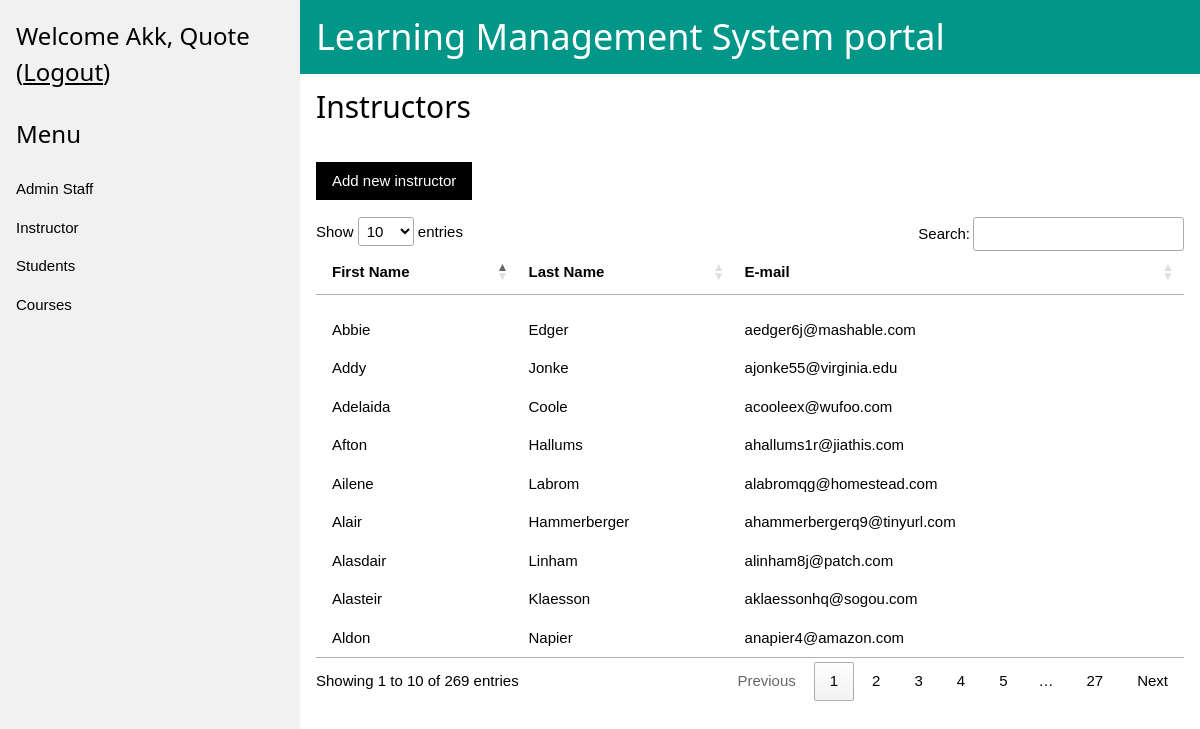
The page /classroom/lms-admin/instructors/ (signed in) on the database its author committed.
### accounts/models.py (models this page shows)
class User(AbstractUser):
    USER_ROLE = (
        ('AD', 'System Admin'),
        ('LA', 'Admin'),
        ('IN', 'Instructor'),
        ('TA', 'Teaching Assistant'),
        ('ST', 'Student'),
    )
    user_type = models.CharField(max_length=2, choices=USER_ROLE)
    class Meta:
        permissions = (
            ('create_lms_admin', 'Create LMS Admin'),
            ('create_instructor', 'Create Instructor'),
            ('create_teaching_assistant', 'Create Teaching Assistant'),
            ('create_student', 'Create Student'),
        )

### classroom/views/lms_admin.py (the view)
class ChoiceList(TestLMSAdmin, ListView):
    def get_context_object_name(self, object_list):
        object_name = self.kwargs['choice']
        return object_name
    def get_queryset(self):
        choice = self.kwargs['choice']
        user_type = {
            'lms_admins': 'LA',
            'instructors': 'IN',
            'students': 'ST',
        }
        if choice in user_type:
            queryset = User.objects.filter(user_type=user_type[choice])
        elif choice == 'courses':
            queryset = Course.objects.all()
        else:
            raise Http404
        return queryset
    def get_template_names(self):
        template = {
            'lms_admins': r'classroom/lms_admin/lms_admins.html',
            'instructors': r'classroom/lms_admin/instructors.html',
            'students': r'classroom/lms_admin/students.html',
            'courses': r'classroom/lms_admin/courses.html',
        }[self.kwargs['choice']]
        return [template]

### classroom/views/lms_admin.py (called while the page is built)
    def test_func(self):
        if not self.request.user.is_authenticated:
            raise PermissionDenied
        if not self.request.user.groups.filter(name='Admin Role').exists():
            raise PermissionDenied
        return self.dispatch

### classroom/templates/classroom/lms_admin/instructors.html (shortened to what this page needs)
{% extends "classroom/lms_admin_base.html" %}
{% load static %}
{% block choice %}
    Instructors
{% endblock choice %}
{% block add_button %}
<button id="js-add-new-choice-btn" class="w3-button w3-black" data-href="{% url 'classroom:lms_admin_add' choice='instructor' %}">Add new instructor</button>
{% endblock add_button %}
{% block content %}
    <div class="w3-section w3-container">
        <table class="w3-table w3-bordered">
            <thead>
            <tr>
            <th>First Name</th>
            <th>Last Name</th>
            <th>E-mail</th>
            </tr>
            </thead>
            <tbody>
            {% for instructor in instructors %}
            <tr class="w3-hover-teal">
            <td>{{instructor.first_name}}</td>
            <td>{{instructor.last_name}}</td>
            <td>{{instructor.email}}</td>
            </tr>
            {% empty %}
            <tbody>
                <tr>
                    <td colspan="3" class="w3-grey w3-center">No data to display</td>
                </tr>
            </tbody>
            {% endfor %}
            </tbody>
        </table>
    </div>
{% endblock content %}

### classroom/templates/classroom/lms_admin_base.html (shortened to what this page needs)
{% extends "base.html" %}
{% load static %}
{% block boilerplate_html %}
<div class="w3-sidebar w3-light-grey w3-bar-block" style="width:25%">
  {% if user.is_authenticated %}
    <h3 class="w3-bar-item">Welcome {{user.first_name}}, {{user.last_name}} (<a href="{%url 'accounts:logout' %}">Logout</a>)</h3>
  {% endif %}
    <h3 class="w3-bar-item">Menu</h3>
    <a href="{% url 'classroom:lms_admin_view' choice='lms_admins' %}" class="w3-bar-item w3-button">Admin Staff</a>
    <a href="{% url 'classroom:lms_admin_view' choice='instructors' %}" class="w3-bar-item w3-button">Instructor</a>
    <a href="{% url 'classroom:lms_admin_view' choice='students' %}" class="w3-bar-item w3-button">Students</a>
    <a href="{% url 'classroom:lms_admin_view' choice='courses' %}" class="w3-bar-item w3-button">Courses</a>
  </div>
  <div style="margin-left:25%">
    <div class="w3-container w3-teal">
      <h1>Learning Management System portal</h1>
    </div>
      <div class="w3-container">
        <h2> {% block choice %}{% endblock choice %}  </h2>
        <br>
          {% block add_button %}{% endblock add_button %}
      </div>
      {% block content %}
      {% endblock content %}
  </div>
{% endblock boilerplate_html %}

### rows shown on the page
User: first_name "Akk", last_name "Quote"
User: first_name "Aldon", last_name "Napier", email "anapier4@amazon.com"
User: first_name "Afton", last_name "Hallums", email "ahallums1r@jiathis.com"
User: first_name "Addy", last_name "Jonke", email "ajonke55@virginia.edu"
User: first_name "Abbie", last_name "Edger", email "aedger6j@mashable.com"
User: first_name "Alasdair", last_name "Linham", email "alinham8j@patch.com"
User: first_name "Adelaida", last_name "Coole", email "acooleex@wufoo.com"
User: first_name "Alasteir", last_name "Klaesson", email "aklaessonhq@sogou.com"
User: first_name "Alair", last_name "Hammerberger", email "ahammerbergerq9@tinyurl.com"
User: first_name "Ailene", last_name "Labrom", email "alabromqg@homestead.com"
